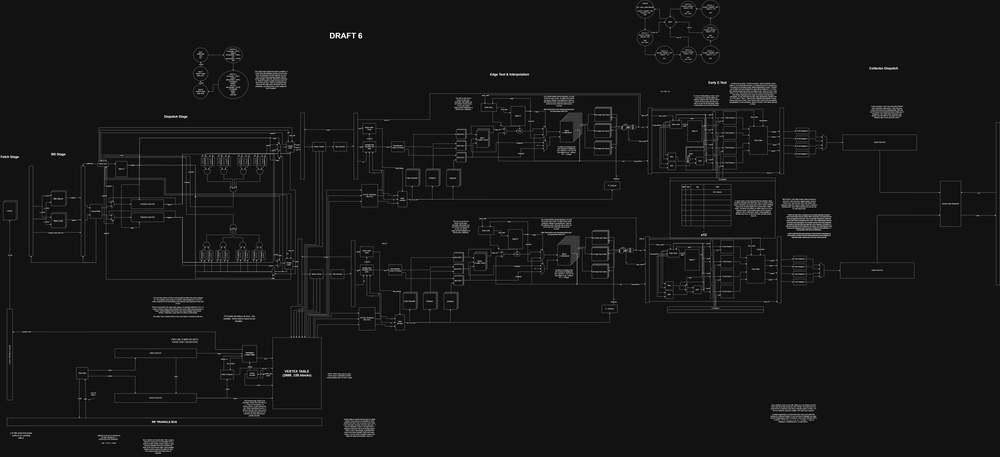
#> input picture gpu/Rasterizer-Draft 6.drawio.png, 1000 x 457 px, shrunk from 7701 x 3521 before the run
$ python mip_mapping_NPOT.py '../gpu/Rasterizer-Draft 6.drawio.png' out
#> lines starting #> are read from the running program, lines starting #| are printed output that depends on the picture
from __future__ import annotations

import os

import numpy as np
from PIL import Image

class MipMapGenerator:
    #Generate an array of mip maps from single source image
    def __init__(self, texture_path):
#> called with texture_path = '../gpu/Rasterizer-Draft 6.drawio.png'
        img = Image.open(texture_path).convert('RGB')
        self.base_tex = np.array(img)
        self.levels: List[np.ndarray] = []

    def generate_maps(self, level):
        ''' TODO : implement handling for skinny images, to keep downsampling until reaching 1x1'''
#> called with level = 0

        if(len(self.levels[level]) <= 1 | len(self.levels[level][0]) <= 1) :
            return

        #define current level
        tex_map = self.levels[level]
        child_rows = len(tex_map) // 2
#> child_rows = 228
        child_cols= len(tex_map[0]) // 2
#> child_cols = 500
        child_mip = np.zeros((child_rows, child_cols, 3))

        #iterate through pixels of successor
        for row in range(child_rows):
            for col in range(child_cols):
                #parent texels
                P00 = tex_map[2 * row][2 * col]
                P01 = tex_map[2 * row][2 * col + 1]
                P10 = tex_map[2 * row + 1][2 * col]
                P11 = tex_map[2 * row + 1][2 * col + 1]

                #weighted average
                child_mip[row][col] = (P00.astype(int) + P01.astype(int) + P10.astype(int) + P11.astype(int)) // 4 #division by 4 is right shift by 2 in hardware

        level += 1
        self.levels.append(child_mip)
        self.generate_maps(level)
#> call 3 of generate_maps, with level = 2
#> in generate_maps (call 3), `child_rows = len(tex_map) // 2`: child_rows = 57
#> in generate_maps (call 3), `child_cols= len(tex_map[0]) // 2`: child_cols = 125
#> after the loop in generate_maps (call 3), `for row in range(child_rows):`:
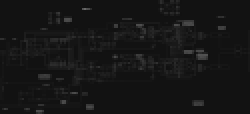
#> child_mip: shape (57, 125, 3) float64 (shown 2 times larger); min 16, max 105, mean 21.6
#> call 4 of generate_maps, with level = 3
#> in generate_maps (call 4), `child_rows = len(tex_map) // 2`: child_rows = 28
#> in generate_maps (call 4), `child_cols= len(tex_map[0]) // 2`: child_cols = 62
#> after the loop in generate_maps (call 4), `for row in range(child_rows):`:
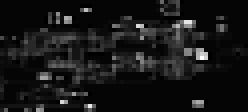
#> child_mip: shape (28, 62, 3) float64 (shown 4 times larger); min 17, max 68, mean 21.5; drawn with min black and max white

    def generate(self, level = 0) -> List[np.ndarray]:
        self.levels = [self.base_tex]
        self.generate_maps(level)
        return self.levels

    def save_levels(self, directory:str) -> None:
        os.makedirs(directory, exist_ok = True)
        for idx, level in enumerate(self.levels):
            img = Image.fromarray(level.astype(np.uint8))
            filename = os.path.join(directory, f"mip_{idx}.png")
            img.save(filename)

def create_texture_array(input_path:str, output_dir: str) -> List[np.ndarray]:
    generator = MipMapGenerator(input_path)
    levels = generator.generate()
    generator.save_levels(output_dir)
    return levels

if __name__ == "__main__":
    import argparse

    parser = argparse.ArgumentParser(description="Generate mipmap array from a texture.")
    parser.add_argument("input", help="Path to input texture.")
    parser.add_argument("output", help="Directory to store mip levels")
    args = parser.parse_args()

#> (the run stopped early here; a loop or call above may not have finished)
